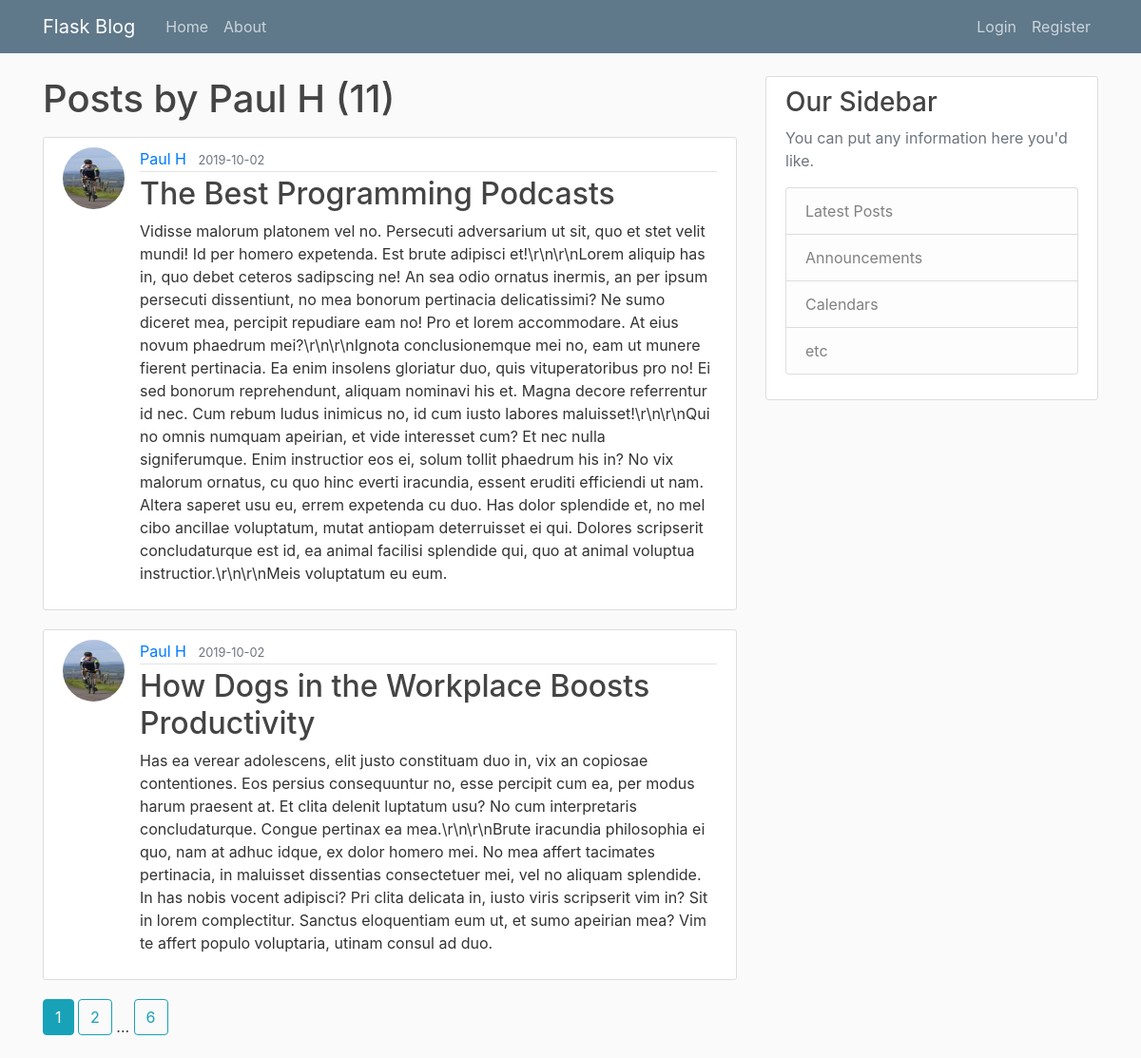
The app's page /user/Paul H with its own data.
### flaskblog/models.py (models this page shows, shortened)
class User(db.Model, UserMixin):
    id = db.Column(db.Integer, primary_key=True)
    username = db.Column(db.String(20), unique=True, nullable=False)
    email = db.Column(db.String(120), unique=True, nullable=False)
    image_file = db.Column(db.String(20), nullable=False, default='default.jpg')
    password = db.Column(db.String(60), nullable=False)
    posts = db.relationship('Post', backref='author', lazy=True)

class Post(db.Model):
    id = db.Column(db.Integer, primary_key=True)
    title = db.Column(db.String(100), nullable=False)
    date_posted = db.Column(db.DateTime, nullable=False, default=datetime.utcnow)
    content = db.Column(db.Text, nullable=False)
    user_id = db.Column(db.Integer, db.ForeignKey('user.id'), nullable=False)

### flaskblog/users/routes.py (the view)
@users.route('/user/<string:username>')
def user_posts(username):
    page = request.args.get('page', 1, type=int)
    user = User.query.filter_by(username=username).first_or_404()
    posts = Post.query.filter_by(author=user)\
        .order_by(Post.date_posted.desc())\
        .paginate(per_page=2, page=page)
    return render_template('user_posts.html', posts=posts, user=user)

### flaskblog/templates/user_posts.html
{% extends 'layout.html' %}
{% block content %}
    <h1 class="mb-3">Posts by {{ user.username }} ({{ posts.total }})</h1>
    {% for post in posts.items %}
    <article class="media content-section">
        <img class="rounded-circle article-img" src="{{ url_for('static', filename='profile_pics/' + post.author.image_file) }}">
        <div class="media-body">
            <div class="article-metadata">
                <a class="mr-2" href="{{ url_for('users.user_posts', username=post.author.username) }}">{{ post.author.username }}</a>
                <small class="text-muted">{{ post.date_posted.strftime('%Y-%m-%d') }}</small>
            </div>
            <h2><a class="article-title" href="{{ url_for('posts.post', post_id=post.id) }}">{{ post.title }}</a></h2>
            <p class="article-content">{{ post.content }}</p>
        </div>
    </article>
    {% endfor %}
    {% for page_num in posts.iter_pages(left_edge=1, right_edge=1, left_current=1, right_current=2) %}
        {% if page_num %}
            {% if posts.page == page_num %}
                <a class="btn btn-info mb-4" href="{{ url_for('users.user_posts', username=user.username, page=page_num) }}">{{ page_num }}</a>
            {% else %}
                <a class="btn btn-outline-info mb-4" href="{{ url_for('users.user_posts', username=user.username, page=page_num) }}">{{ page_num }}</a>
            {% endif %}
        {% else %}
            ...
        {% endif %}
    {% endfor %}
{% endblock content %}

### flaskblog/templates/layout.html (shortened to what this page needs)
<!DOCTYPE html>
<html>
<head>
    <link rel="stylesheet" href="https://maxcdn.bootstrapcdn.com/bootstrap/4.0.0/css/bootstrap.min.css">
    <link rel="stylesheet" type="text/css" href="{{ url_for('static', filename='main.css') }}">
</head>
<body>
    <header class="site-header">
        <nav class="navbar navbar-expand-md navbar-dark bg-steel fixed-top">
            <div class="container">
                <a class="navbar-brand mr-4" href="/">Flask Blog</a>
                <div class="collapse navbar-collapse" id="navbarToggle">
                    <div class="navbar-nav mr-auto">
                        <a class="nav-item nav-link" href="{{ url_for('main.home') }}">Home</a>
                        <a class="nav-item nav-link" href="{{ url_for('main.about') }}">About</a>
                    </div>
                    <div class="navbar-nav">
                        {% if current_user.is_authenticated %}
                            <a class="nav-item nav-link" href="{{ url_for('posts.new_post') }}">New Post</a>
                            <a class="nav-item nav-link" href="{{ url_for('users.account') }}">Account</a>
                            <a class="nav-item nav-link" href="{{ url_for('users.logout') }}">Logout</a>
                        {% else %}
                            <a class="nav-item nav-link" href="{{ url_for('users.login') }}">Login</a>
                            <a class="nav-item nav-link" href="{{ url_for('users.register') }}">Register</a>
                        {% endif %}
                    </div>
                </div>
            </div>
        </nav>
    </header>
    <main role="main" class="container">
        <div class="row">
            <div class="col-md-8">
                {% block content %}{% endblock %}
            </div>
            <div class="col-md-4">
                <div class="content-section">
                <h3>Our Sidebar</h3>
                <p class='text-muted'>You can put any information here you'd like.
                    <ul class="list-group">
                        <li class="list-group-item list-group-item-light">Latest Posts</li>
                        <li class="list-group-item list-group-item-light">Announcements</li>
                        <li class="list-group-item list-group-item-light">Calendars</li>
                        <li class="list-group-item list-group-item-light">etc</li>
                    </ul>
                </p>
                </div>
            </div>
        </div>
    </main>
</body>
</html>

### flaskblog/static/main.css (style rules this page uses)
body { background: #fafafa; color: #333333; margin-top: 5rem; }
h1, h2, h3, h4, h5, h6 { color: #444444; }
.bg-steel { background-color: #5f788a; }
.site-header .navbar-nav .nav-link { color: #cbd5db; }
.content-section { background: #ffffff; padding: 10px 20px; border: 1px solid #dddddd; border-radius: 3px; margin-bottom: 20px; }
.article-title { color: #444444; }
.article-content { white-space: pre-line; }
.article-img { height: 65px; width: 65px; margin-right: 16px; }
.article-metadata { padding-bottom: 1px; margin-bottom: 4px; border-bottom: 1px solid #e3e3e3 }

### records on screen
User: username "Paul H"
Post: image_file (picture), author.username "Paul H", date_posted "2019-10-02", title "The Best Programming Podcasts", content "Vidisse malorum platonem vel no. Persecuti adversarium ut sit, quo et stet velit mundi! Id per homero expetenda. Est brute adipisci et!\\r\\n\\r\\nLorem aliquip has in, quo debet ceteros sadipscing ne! An sea odio ornatus inermis, an per ipsum persecuti dissentiunt, no mea bonorum pertinacia delicatissimi? Ne sumo diceret mea, percipit repudiare eam no! Pro et lorem accommodare. At eius novum phaedrum mei?\\r\\n\\r\\nIgnota conclusionemque mei no, eam ut munere fierent pertinacia. Ea enim insolens gloriatur duo, quis vituperatoribus pro no! Ei sed bonorum reprehendunt, aliquam nominavi his et. Magna decore referrentur id nec. Cum rebum ludus inimicus no, id cum iusto labores maluisset!\\r\\n\\r\\nQui…"
Post: image_file (picture), author.username "Paul H", date_posted "2019-10-02", title "How Dogs in the Workplace Boosts Productivity", content "Has ea verear adolescens, elit justo constituam duo in, vix an copiosae contentiones. Eos persius consequuntur no, esse percipit cum ea, per modus harum praesent at. Et clita delenit luptatum usu? No cum interpretaris concludaturque. Congue pertinax ea mea.\\r\\n\\r\\nBrute iracundia philosophia ei quo, nam at adhuc idque, ex dolor homero mei. No mea affert tacimates pertinacia, in maluisset dissentias consectetuer mei, vel no aliquam splendide. In has nobis vocent adipisci? Pri clita delicata in, iusto viris scripserit vim in? Sit in lorem complectitur. Sanctus eloquentiam eum ut, et sumo apeirian mea? Vim te affert populo voluptaria, utinam consul ad duo."

### other values on screen
{{ posts.total }} "11"
{{ page_num }} "1"
{{ page_num }} "2" "6"
